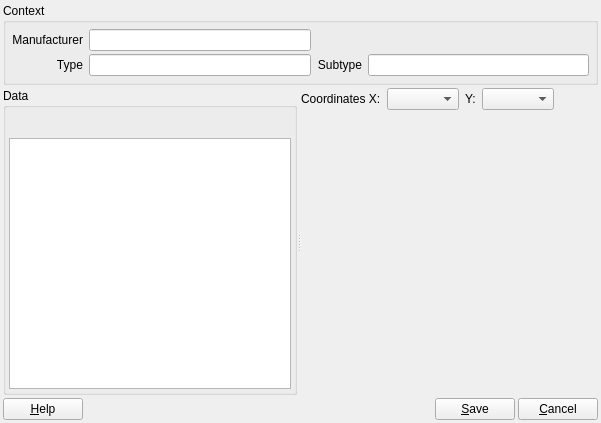
<?xml version="1.0" encoding="UTF-8"?>
<ui version="4.0">
 <class>RB_DatabaseTableWidget</class>
 <widget class="QWidget" name="RB_DatabaseTableWidget">
  <property name="geometry">
   <rect>
    <x>0</x>
    <y>0</y>
    <width>601</width>
    <height>423</height>
   </rect>
  </property>
  <property name="windowTitle">
   <string>Form</string>
  </property>
  <layout class="QGridLayout" name="gridLayout_3">
   <property name="leftMargin">
    <number>3</number>
   </property>
   <property name="topMargin">
    <number>3</number>
   </property>
   <property name="rightMargin">
    <number>3</number>
   </property>
   <property name="bottomMargin">
    <number>3</number>
   </property>
   <property name="spacing">
    <number>3</number>
   </property>
   <item row="0" column="0">
    <widget class="QGroupBox" name="gbContext">
     <property name="title">
      <string>Context</string>
     </property>
     <property name="checkable">
      <bool>false</bool>
     </property>
     <layout class="QGridLayout" name="gridLayout">
      <property name="leftMargin">
       <number>6</number>
      </property>
      <property name="topMargin">
       <number>6</number>
      </property>
      <property name="rightMargin">
       <number>6</number>
      </property>
      <property name="bottomMargin">
       <number>6</number>
      </property>
      <property name="verticalSpacing">
       <number>3</number>
      </property>
      <item row="0" column="0">
       <widget class="QLabel" name="lblCodeManufacturer">
        <property name="text">
         <string>Manufacturer</string>
        </property>
        <property name="alignment">
         <set>Qt::AlignRight|Qt::AlignTrailing|Qt::AlignVCenter</set>
        </property>
       </widget>
      </item>
      <item row="0" column="1">
       <widget class="RB_IdxLineEdit" name="ileCodeManufacturer"/>
      </item>
      <item row="0" column="2" colspan="2">
       <spacer name="horizontalSpacer">
        <property name="orientation">
         <enum>Qt::Horizontal</enum>
        </property>
        <property name="sizeHint" stdset="0">
         <size>
          <width>168</width>
          <height>20</height>
         </size>
        </property>
       </spacer>
      </item>
      <item row="1" column="0">
       <widget class="QLabel" name="lblType">
        <property name="text">
         <string>Type</string>
        </property>
        <property name="alignment">
         <set>Qt::AlignRight|Qt::AlignTrailing|Qt::AlignVCenter</set>
        </property>
       </widget>
      </item>
      <item row="1" column="1">
       <widget class="RB_IdxLineEdit" name="ileType"/>
      </item>
      <item row="1" column="2">
       <widget class="QLabel" name="lblSubType">
        <property name="text">
         <string>Subtype</string>
        </property>
        <property name="alignment">
         <set>Qt::AlignRight|Qt::AlignTrailing|Qt::AlignVCenter</set>
        </property>
       </widget>
      </item>
      <item row="1" column="3">
       <widget class="RB_IdxLineEdit" name="ileSubtype"/>
      </item>
     </layout>
    </widget>
   </item>
   <item row="1" column="0">
    <widget class="QSplitter" name="splitter">
     <property name="sizePolicy">
      <sizepolicy hsizetype="Expanding" vsizetype="Expanding">
       <horstretch>0</horstretch>
       <verstretch>0</verstretch>
      </sizepolicy>
     </property>
     <property name="orientation">
      <enum>Qt::Horizontal</enum>
     </property>
     <widget class="QGroupBox" name="gbData">
      <property name="title">
       <string>Data</string>
      </property>
      <layout class="QGridLayout" name="gridLayout_2">
       <property name="leftMargin">
        <number>3</number>
       </property>
       <property name="topMargin">
        <number>3</number>
       </property>
       <property name="rightMargin">
        <number>3</number>
       </property>
       <property name="bottomMargin">
        <number>3</number>
       </property>
       <property name="spacing">
        <number>3</number>
       </property>
       <item row="0" column="0">
        <widget class="RB_ToolButtonBar" name="tbbData" native="true">
         <property name="minimumSize">
          <size>
           <width>0</width>
           <height>24</height>
          </size>
         </property>
         <property name="maximumSize">
          <size>
           <width>16777215</width>
           <height>24</height>
          </size>
         </property>
        </widget>
       </item>
       <item row="1" column="0">
        <widget class="QTableView" name="tableView"/>
       </item>
      </layout>
     </widget>
     <widget class="QWidget" name="layoutWidget">
      <layout class="QVBoxLayout" name="verticalLayout">
       <item>
        <layout class="QHBoxLayout" name="horizontalLayout_2">
         <item>
          <widget class="QLabel" name="lblX">
           <property name="text">
            <string>Coordinates X:</string>
           </property>
          </widget>
         </item>
         <item>
          <widget class="QComboBox" name="cbXcoord"/>
         </item>
         <item>
          <widget class="QLabel" name="lblY">
           <property name="text">
            <string>Y:</string>
           </property>
          </widget>
         </item>
         <item>
          <widget class="QComboBox" name="cbYcoord"/>
         </item>
         <item>
          <spacer name="horizontalSpacer_3">
           <property name="orientation">
            <enum>Qt::Horizontal</enum>
           </property>
           <property name="sizeHint" stdset="0">
            <size>
             <width>18</width>
             <height>20</height>
            </size>
           </property>
          </spacer>
         </item>
        </layout>
       </item>
       <item>
        <widget class="QWidget" name="widget" native="true">
         <property name="sizePolicy">
          <sizepolicy hsizetype="Preferred" vsizetype="Expanding">
           <horstretch>0</horstretch>
           <verstretch>0</verstretch>
          </sizepolicy>
         </property>
        </widget>
       </item>
      </layout>
     </widget>
    </widget>
   </item>
   <item row="2" column="0">
    <layout class="QHBoxLayout" name="horizontalLayout">
     <property name="spacing">
      <number>3</number>
     </property>
     <item>
      <widget class="QPushButton" name="pbHelp">
       <property name="text">
        <string>&amp;Help</string>
       </property>
      </widget>
     </item>
     <item>
      <spacer name="horizontalSpacer_2">
       <property name="orientation">
        <enum>Qt::Horizontal</enum>
       </property>
       <property name="sizeHint" stdset="0">
        <size>
         <width>238</width>
         <height>20</height>
        </size>
       </property>
      </spacer>
     </item>
     <item>
      <widget class="QPushButton" name="pbSave">
       <property name="text">
        <string>&amp;Save</string>
       </property>
      </widget>
     </item>
     <item>
      <widget class="QPushButton" name="pbCancel">
       <property name="text">
        <string>&amp;Cancel</string>
       </property>
      </widget>
     </item>
    </layout>
   </item>
  </layout>
 </widget>
 <customwidgets>
  <customwidget>
   <class>RB_IdxLineEdit</class>
   <extends>QLineEdit</extends>
   <header>rb_idxlineedit.h</header>
  </customwidget>
  <customwidget>
   <class>RB_ToolButtonBar</class>
   <extends>QWidget</extends>
   <header>rb_toolbuttonbar.h</header>
   <container>1</container>
  </customwidget>
 </customwidgets>
 <tabstops>
  <tabstop>ileCodeManufacturer</tabstop>
  <tabstop>ileType</tabstop>
  <tabstop>ileSubtype</tabstop>
  <tabstop>tableView</tabstop>
  <tabstop>cbXcoord</tabstop>
  <tabstop>cbYcoord</tabstop>
  <tabstop>pbSave</tabstop>
  <tabstop>pbCancel</tabstop>
  <tabstop>pbHelp</tabstop>
 </tabstops>
 <resources/>
 <connections/>
</ui>
